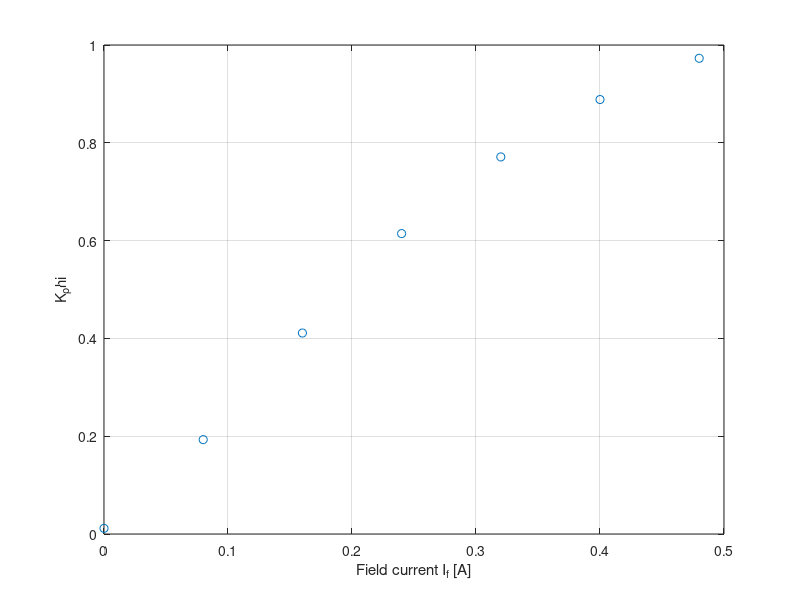

Reproduce this figure in MATLAB.
%%%%%%%%%%%%%%%%%%%%%%%%%%%%%%%%%%%%%%%%%%%%%%%%%%%%%%%%%%%%%%%%%%%%%%%%%%%
%                                                                         
%   Script name:        Lab1_5EWA0_c2_s4_template.m                                                                                    
%   Comments:           Template script for Lab 1 question 2.4
%
%%%%%%%%%%%%%%%%%%%%%%%%%%%%%%%%%%%%%%%%%%%%%%%%%%%%%%%%%%%%%%%%%%%%%%%%%%%

clear all;
close all;
clc;

% TODO: save this script in your own work folder. Remove template from the
% name and add your own name.

%% Measurement data

% TODO: insert measurement data and parameters
n = 40;                               % rotational speed [rev/s]
omega_m = 2*pi*n;                   % rotational speed [rad/s]

If = 0:0.08:0.48;                            % field current setpoints
Va = [2.9, 48.5, 103.3, 154.4, 193.8, 223.3, 244.5];                            % measured armature voltage


%% Calculations 

% TODO: add equation to calculate K_phi
K_phi = Va/omega_m;


%% Plot results

% TODO: add measured data to plot
figure();                           % or use next line for large figure
% figure('units','normalized','outerposition',[0 0 1 1]);                           
plot(If, K_phi,'o');                         % add variables to plot. 'o' symbol is added to represent the data on plot using circles instead of line
grid on;
xlabel('Field current I_f [A]');
ylabel('K_phi');        % add y label

% TODO make a new plot with calculated data 


